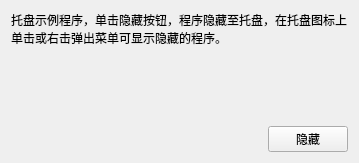
<?xml version="1.0" encoding="UTF-8"?>
<ui version="4.0">
 <class>mainWndClass</class>
 <widget class="QWidget" name="mainWndClass">
  <property name="geometry">
   <rect>
    <x>0</x>
    <y>0</y>
    <width>359</width>
    <height>163</height>
   </rect>
  </property>
  <property name="windowTitle">
   <string>mainWnd</string>
  </property>
  <layout class="QHBoxLayout" name="horizontalLayout_2">
   <item>
    <layout class="QVBoxLayout" name="verticalLayout">
     <item>
      <widget class="QLabel" name="label">
       <property name="text">
        <string>托盘示例程序，单击隐藏按钮，程序隐藏至托盘，在托盘图标上单击或右击弹出菜单可显示隐藏的程序。</string>
       </property>
       <property name="wordWrap">
        <bool>true</bool>
       </property>
      </widget>
     </item>
     <item>
      <spacer name="verticalSpacer">
       <property name="orientation">
        <enum>Qt::Vertical</enum>
       </property>
       <property name="sizeHint" stdset="0">
        <size>
         <width>20</width>
         <height>40</height>
        </size>
       </property>
      </spacer>
     </item>
     <item>
      <layout class="QHBoxLayout" name="horizontalLayout">
       <item>
        <spacer name="horizontalSpacer">
         <property name="orientation">
          <enum>Qt::Horizontal</enum>
         </property>
         <property name="sizeHint" stdset="0">
          <size>
           <width>40</width>
           <height>20</height>
          </size>
         </property>
        </spacer>
       </item>
       <item>
        <widget class="QPushButton" name="btnHide">
         <property name="text">
          <string>隐藏</string>
         </property>
        </widget>
       </item>
      </layout>
     </item>
    </layout>
   </item>
  </layout>
 </widget>
 <layoutdefault spacing="6" margin="11"/>
 <resources>
  <include location="mainwnd.qrc"/>
 </resources>
 <connections/>
</ui>
